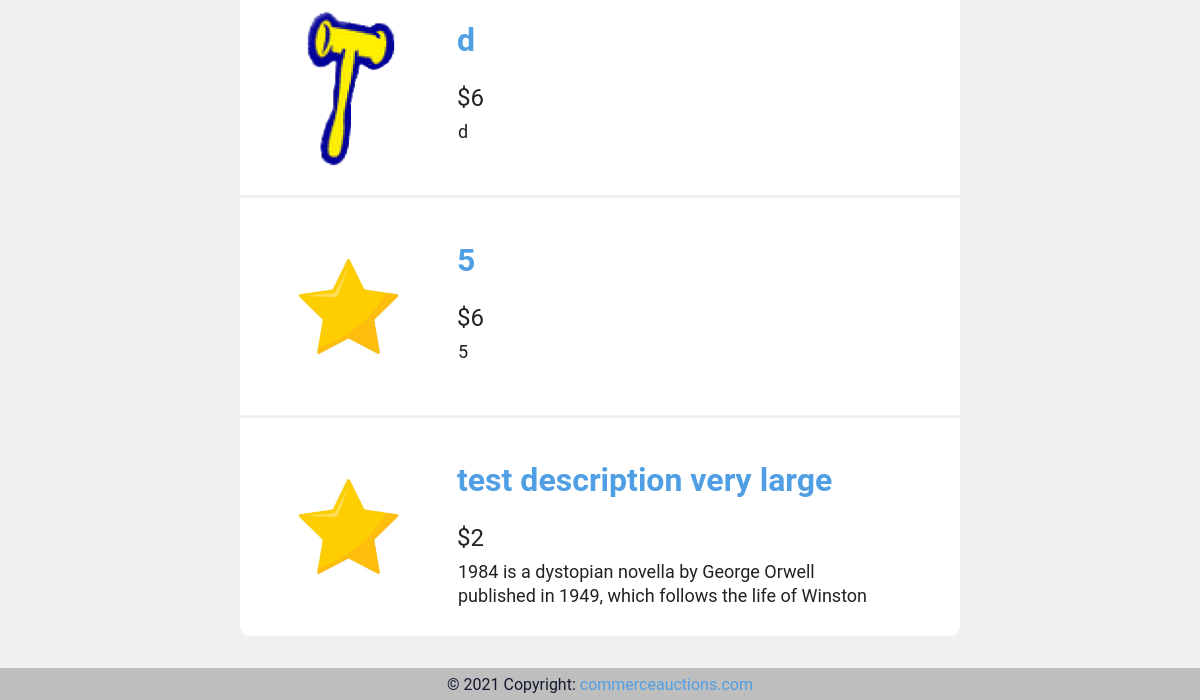
Before: /category/7/ (lower part) with the older database file.
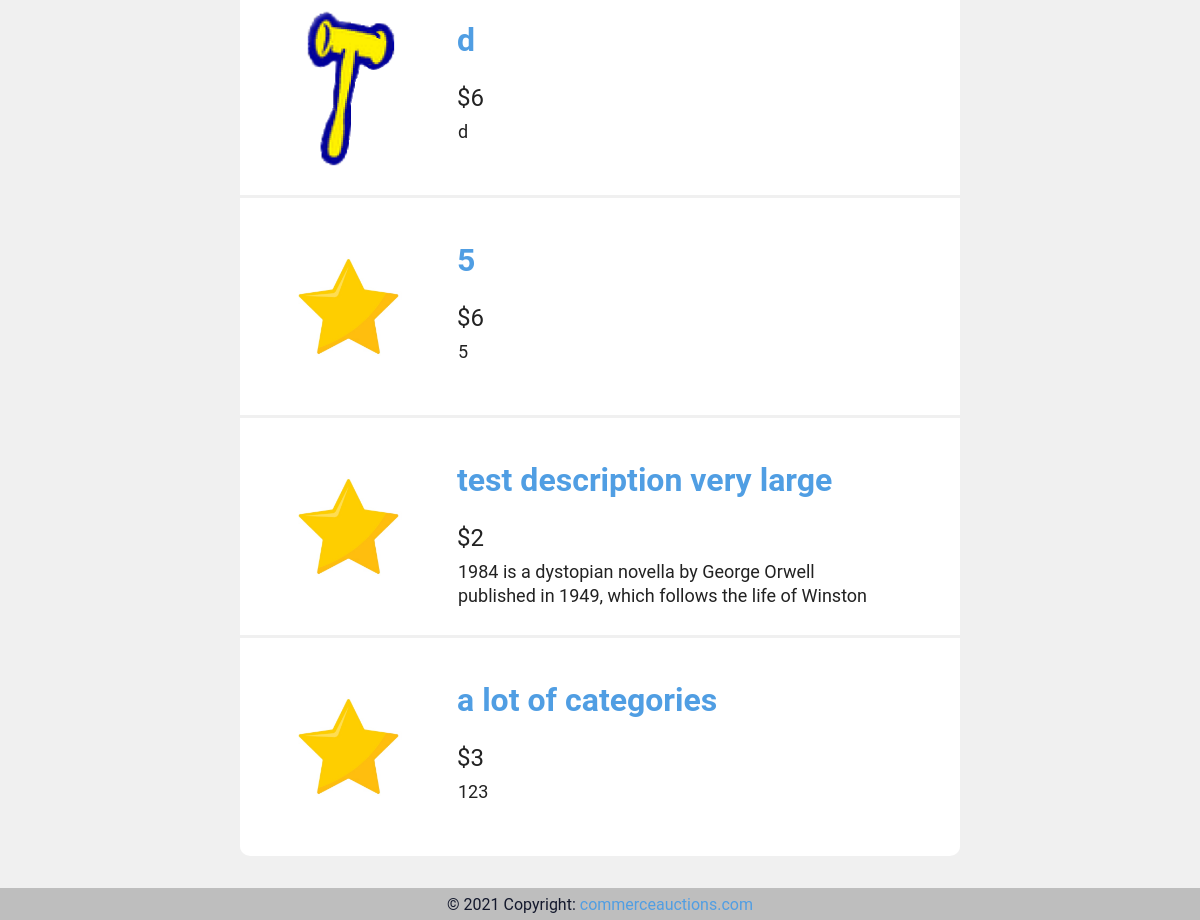
After: the same page with the newer database file.
### auctions/models.py (models this page shows, shortened)
class AuctionListings(models.Model):
    name = models.CharField(max_length=64)
    initial_price = models.IntegerField()
    auction_category = models.ManyToManyField(Category, blank=True, related_name="categories")
    description = models.CharField(max_length=150, default="")
    image = models.ImageField(null=True, blank=True, upload_to='images/')
    auction_active = models.IntegerField(default=1)
    id_user = models.ForeignKey(User,  on_delete=models.CASCADE, related_name = "user_creator")
    """def auction_categories(self):
        return ', '.join([a.category_name for a in self.auction_category.all()])
    #auction_categories.short_description = "category name"
    """

### auctions/views.py (the view)
# urls.py: path("category/<str:id_category>/", views.category, name="category"),
def category(request, id_category):
    category = Category.objects.get(id=id_category)
    auction_listing_category = AuctionListings.objects.filter(auction_category__id=id_category)
    len_auctions = len(auction_listing_category)
    if len_auctions > 0:
        last_auction = auction_listing_category[len_auctions-1].id
    else:
        last_auction = 0
    for auction in auction_listing_category:
        try:
            all_bids = Bids.objects.get(id_auction=auction.id)
            auction.initial_price = all_bids.price
        except:
            pass
    return render(request, "auctions/category.html", {
        "category" : category,
        "auction_listing_category" : auction_listing_category,
        "last_auction_id" : last_auction,
    })

### auctions/templates/auctions/category.html (shortened to what this page needs)
{% extends "auctions/layout.html" %}
{% block body %}
    <div class="main" id="category">
        {% if auction_listing_category %}
            {% for auction_category in auction_listing_category %}
                <div class="listing_auction" >
                    <div id="auction_image">
                        <a href="{% url 'auctions_app:listing_page' auction_category.id %}">
                            <img src="/media/{{ auction_category.image }}" >
                        </a>
                    </div>
                    <div id="order-column">
                        <div id="auction_name">
                            <a href="{% url 'auctions_app:listing_page' auction_category.id %}">
                                    {{ auction_category.name }}
                            </a>
                        </div>
                        <div id="auction_listing_data">
                            <div id="auction_price">
                                    {% if auction_category.auction_active %}
                                        ${{ auction_category.initial_price }}
                                    {% else %}
                                        Sold for ${{ auction_category.initial_price }}
                                    {% endif %}
                            </div>
                            <div id="auction_description">
                                <div id="auction_description_block">
                                    <p>{{ auction_category.description }}</p>
                                </div>
                            </div>
                        </div>
                    </div>
                </div>
                {% if last_auction_id != auction_category.id %}
                    <div class="borders"></div>
                {% endif %}
            {% endfor %}
        {%else %}
        <div class="listing_auction" >
            <div id="auction_name">
                There is no auction in this category.
            </div>
        </div>
        {% endif %}
    </div>
{% endblock %}

Changed rows visible on the page:
added AuctionListings: image (picture), name "a lot of categories", initial_price "3", description "123"
